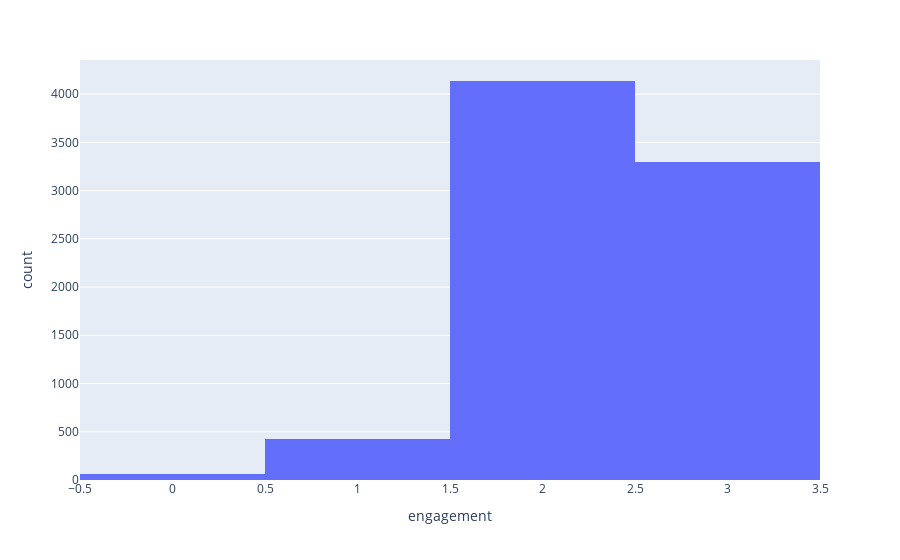

Notebook code for this chart:
### Code cell
px.histogram(df_continous,'engagement')

### Figure 1 — Plotly figure (JSON) as saved in the notebook; plotly's stock layout.template omitted (floating-point values rounded to 4 significant figures; data arrays with more than 128 entries replaced by an {"elided": "..."} marker saying what was removed)
{"data": [{"bingroup": "x", "hovertemplate": "engagement=%{x}<br>count=%{y}<extra></extra>", "legendgroup": "", "marker": {"color": "#636efa", "pattern": {"shape": ""}}, "name": "", "orientation": "v", "showlegend": false, "type": "histogram", "x": {"elided": "7919 int values"}, "xaxis": "x", "yaxis": "y"}], "layout": {"barmode": "relative", "legend": {"tracegroupgap": 0}, "margin": {"t": 60}, "xaxis": {"anchor": "y", "domain": [0, 1], "title": {"text": "engagement"}}, "yaxis": {"anchor": "x", "domain": [0, 1], "title": {"text": "count"}}}}
